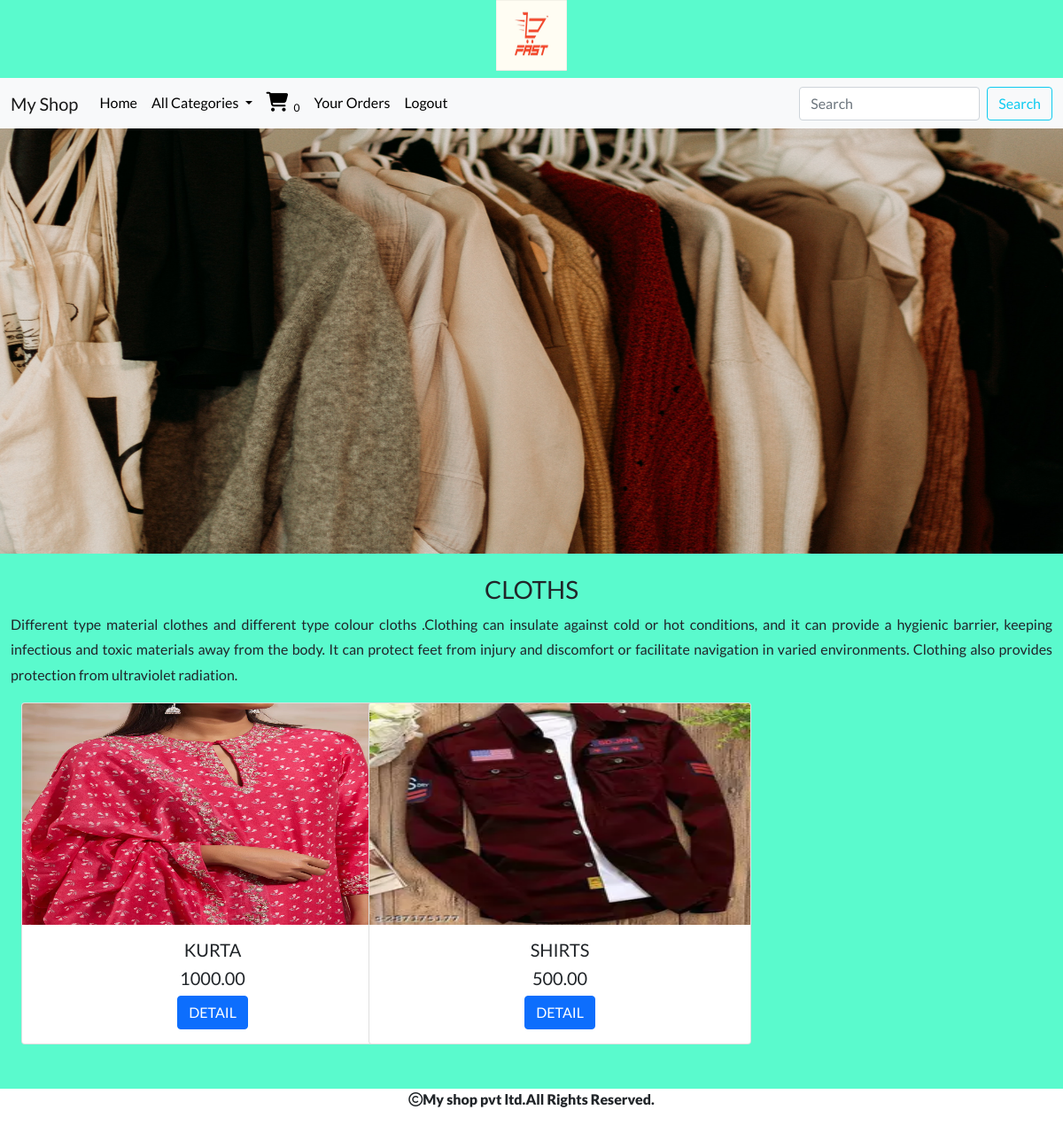
/allproducts/CLOTHS (signed in), run on the app's committed database.
### shop/models.py (models this page shows, shortened)
class Category(models.Model):
    name=models.CharField(max_length=200)
    desc=models.TextField()
    images=models.ImageField(upload_to="shop/categories",blank=True,null=True)

class Product(models.Model):
    name = models.CharField(max_length=200)
    desc = models.TextField()
    images = models.ImageField(upload_to="shop/products", blank=True, null=True)
    price=models.DecimalField(max_digits=10,decimal_places=2)
    category=models.ForeignKey(Category,on_delete=models.CASCADE)
    stock=models.IntegerField()
    available=models.BooleanField(default=True)
    created=models.DateTimeField(auto_now_add=True)
    updated=models.DateTimeField(auto_now=True)

### shop/views.py (the view)
# urls.py: path('allproducts/<str:p>',views.allproducts,name="allproducts"),
def allproducts(request,p):
    c=Category.objects.get(name=p)
    p=Product.objects.filter(category=c)
    return render(request,'allproducts.html',{'c':c,'p':p})

### cart/context_processors.py (called while the page is built)
def product_count(request):
    item_count=0
    if request.user.is_authenticated:
        u=request.user
        try:
            cart=cartmodel.objects.filter(user=u)
            for i in cart:
                item_count=item_count+i.quantity
        except:
            item_count=0
    return {'count':item_count}

### shop/context_processors.py (called while the page is built)
def menu_links(request):
    c=Category.objects.all()
    return {'links':c}

### templates/allproducts.html
{% extends 'base.html' %}
{% load static %}
{% block content %}
<div>
<img src="{{c.images.url}}" height="480px" width="100%">
    </div>
<div class="container-fluid mt-4" style="margin-bottom:100px;">
    <h3 class="text-center">{{c.name}}</h3>
    <p style="line-height:1.8;text-align:justify;">{{c.desc}}</p>
<div class="container-fluid">
    <div class="row">
{% for i in p %}
<div class="col-sm-4">
<div class="card" style="width: 27rem;">
  <img src="{{i.images.url}}" class="card-img-top" alt="..." height="250px" width="100%">
  <div class="card-body">
    <h5 class="card-title text-center">{{i.name}}</h5>
      <h5 class="card-title text-center">{{i.price}}</h5>
    <a href="{% url 'shop:productdetails' i.name %}" class="btn btn-primary" style="position:relative;left:40%;">DETAIL</a>
  </div>
 </div>
    </div>
{% endfor %}
    </div>
   </div>
</div>
{% endblock %}

### static/css/style1.css (style rules this page uses)
body { background-color:#5afacd; font-family: 'Lato', sans-serif; }

### data on the page
Category: images (picture), name "CLOTHS", desc "Different type material clothes and different type colour cloths .Clothing can insulate against cold or hot conditions, and it can provide a hygienic barrier, keeping infectious and toxic materials away from the body. It can protect feet from injury and discomfort or facilitate navigation in varied environments. Clothing also provides protection from ultraviolet radiation."
Product: images (picture), name "KURTA", price "1000.00"
Product: images (picture), name "SHIRTS", price "500.00"

### other printed values
{{ count }} "0"
